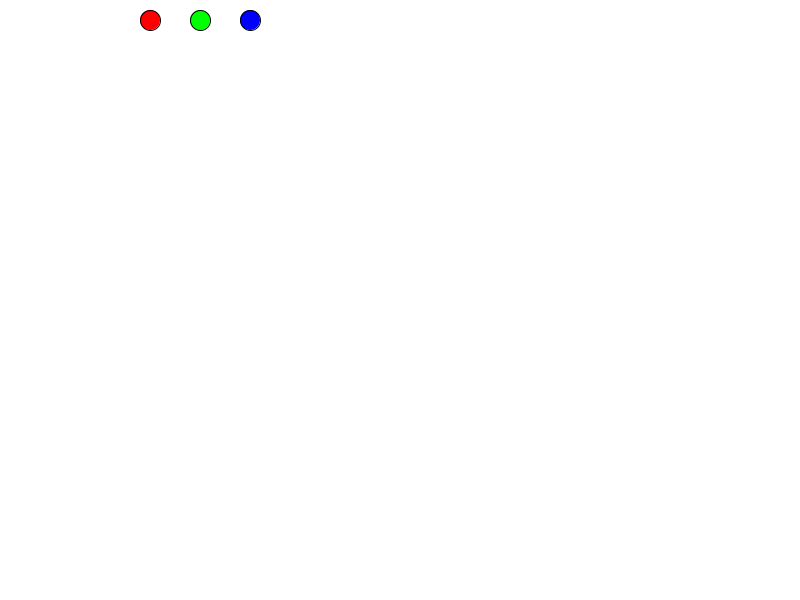
Frame 1 (no input)
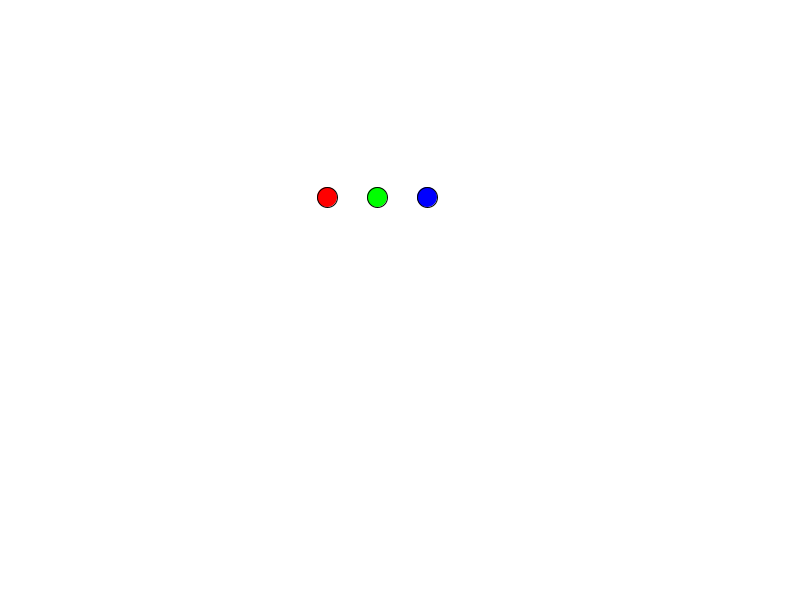
Frame 60 (the mouse pressed at the canvas centre just before this capture)
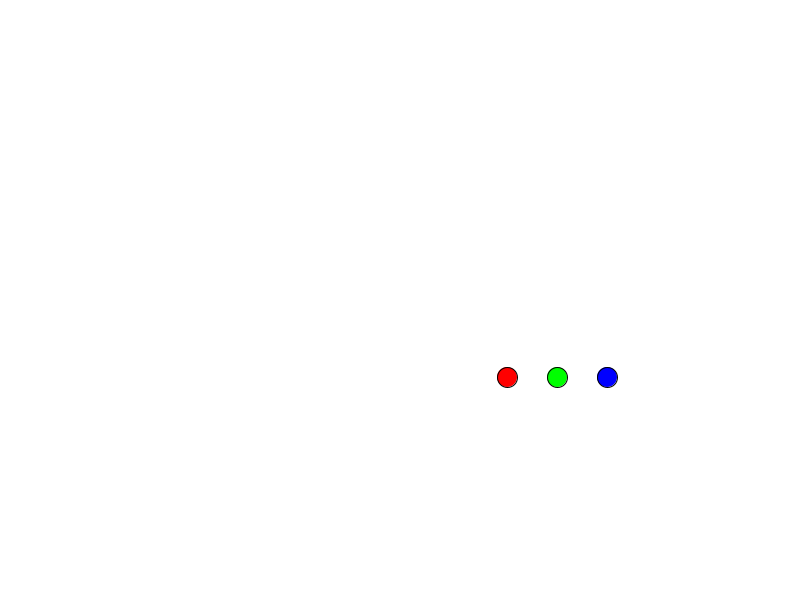
Frame 120 (the mouse held since frame 60 and released just before this capture)

The Processing sketch that drew these frames (run headless with seeded random() and noise(); from frame 60 on, the mouse is pressed at the canvas centre):

// Processing sketch: processing_161122
// ── processing_161122.pde

int x = 200;
int y = 20;
int xspeed = 3;
int yspeed = 3;

void setup() {
  size(800, 600);
}

void draw() {
  background(255);

  if (x > width-50 || x < 0+50) {
    xspeed = -xspeed;
  }
  if (y > height || y < 0) {
    yspeed = -yspeed; 
  }
  
  fill(0,255,0);
  ellipse(x, y, 20, 20);
  fill(0,0,255);
  ellipse (x+50, y, 20, 20);
  fill(255,0,0);
  ellipse (x-50, y, 20, 20);


  x+=xspeed; // this effectively moves them
  y+=yspeed;
}
